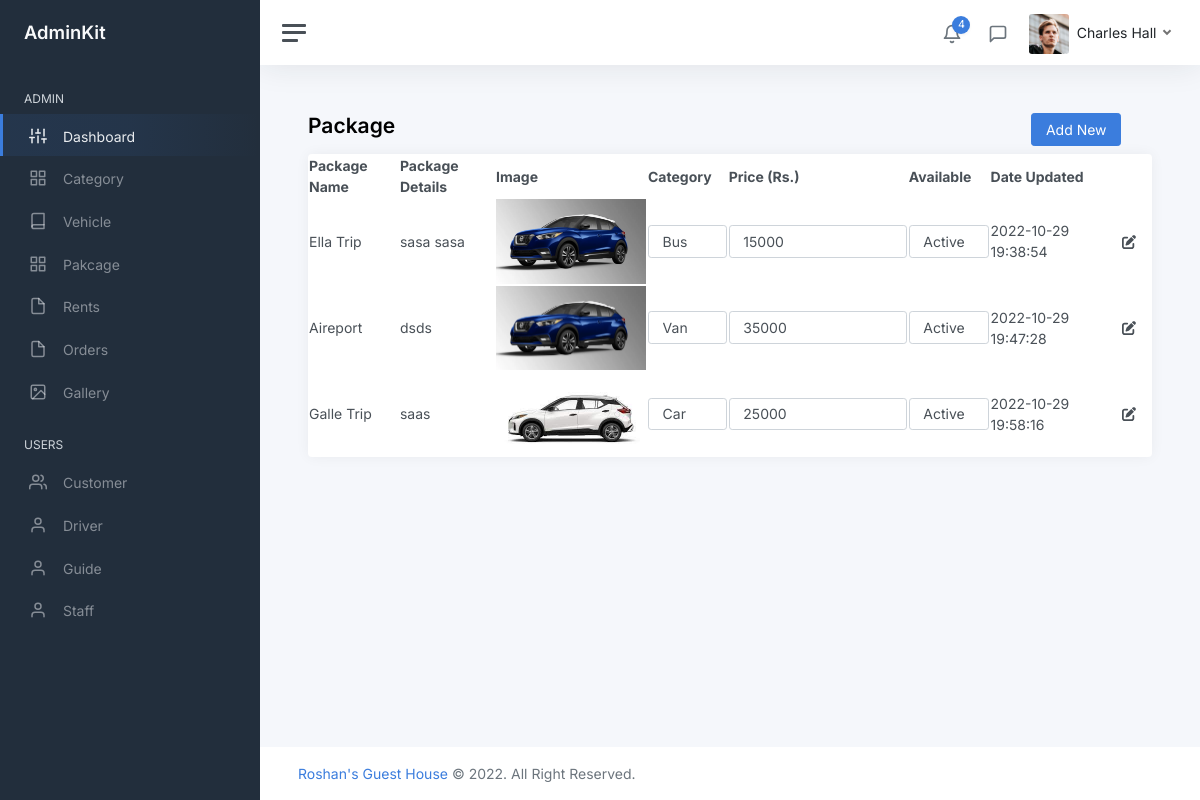
Screenshot of /admin/package.php with the database file from the repository.
### tables this page shows
CREATE TABLE `package` (
  `package_id` int(11) NOT NULL,
  `package_name` varchar(255) NOT NULL,
  `cat_id` int(255) NOT NULL,
  `package_details` varchar(5000) NOT NULL,
  `package_status` int(2) NOT NULL,
  `package_image` varchar(255) NOT NULL,
  `is_deleted` int(2) NOT NULL,
  `date_updated` datetime NOT NULL,
  `package_price` int(255) NOT NULL
);

CREATE TABLE `category` (
  `cat_id` int(11) NOT NULL,
  `cat_name` varchar(255) NOT NULL,
  `cat_image` varchar(255) NOT NULL,
  `is_deleted` int(2) NOT NULL,
  `date_updated` datetime NOT NULL
);

### server/inc/get.php (called while the page is built, shortened)
<?php
function getAllpackage()
{
    include 'connection.php';
    $viewcat = "SELECT * FROM package WHERE is_deleted = 0 ";
    return mysqli_query($con, $viewcat);
}
function getAllCategory()
{
    include 'connection.php';
    $q1 = "SELECT * FROM category WHERE is_deleted = 0";
    return mysqli_query($con, $q1);
}
?>

### admin/package.php (the view, shortened to what this page needs)
<!DOCTYPE html>
<html lang="en">
<?php include 'pages/head.php'; ?>
<body>
    <div class="wrapper">
        <?php include 'pages/navbar.php'; ?>
        <div class="main">
            <?php include 'pages/topbar.php'; ?>
            <main class="content">
                <div class="container-fluid p-0">
                    <div class="row">
                        <div class="col-md-10">
                            <h1 class="h3 mb-3"><strong>Package</strong></h1>
                        </div>
                        <div class="col-md-2">
                            <button class="btn btn-primary" data-bs-toggle="modal" data-bs-target="#PackageModal">Add
                                New</button>
                        </div>
                    </div>
                    <div class="row">
                        <div class="col-12 col-lg-12 col-xxl-12 d-flex">
                            <div class="card flex-fill">
                                <table id="datatablesSimple">
                                    <thead>
                                        <tr>
                                            <th>Package Name</th>
                                            <th>Package Details</th>
                                            <th>Image</th>
                                            <th>Category</th>
                                            <th>Price (Rs.)</th>
                                            <th>Available</th>
                                            <th>Date Updated</th>
                                        </tr>
                                    </thead>
                                    <tbody>
                                        <?php
                                $getall = getAllpackage();
                                while ($row = mysqli_fetch_assoc($getall)) {
                                    $package_id = $row['package_id'];
                                    $img = $row['package_image'];
                                    $img_src = "../server/uploads/package/" . $img; ?>
                                        <tr>
                                            <td>
                                                <?php echo $row['package_name']; ?>
                                            </td>
                                            <td>
                                                <?php echo $row['package_details']; ?>
                                            </td>
                                            <td><img width="150px" src='<?php echo $img_src; ?>'></td>
                                            <td><select
                                                    onchange='updateData(this, "<?php echo $package_id; ?>","cat_id", "package", "package_id")'
                                                    id="cat_id <?php echo $package_id; ?>" class='form-control norad tx12'
                                                    name="cat_id" type='text'>
                                                    <?php
                                                    $getallCat = getAllCategory();
                                                    while($row2=mysqli_fetch_assoc($getallCat)){ ?>
                                                    <option value="<?php echo $row2['cat_id']; ?>"
                                                        <?php if ($row['cat_id']== $row2['cat_id']) echo "selected"; ?>>
                                                        <?php echo $row2['cat_name']; ?></option>
                                                    <?php } ?>
                                                </select>
                                            </td>
                                            <td>
                                                <input type="number" class="form-control"
                                                    onchange="updateData(this, '<?php echo $package_id; ?>', 'package_price', 'package', 'package_id');"
                                                    name="package_price" id="package_price <?php echo $package_id; ?>"
                                                    value="<?php echo $row['package_price']; ?>">
                                            </td>
                                            <td>
                                                <select
                                                    onchange="updateData(this, '<?php echo $package_id; ?>', 'package_status', 'package', 'package_id');"
                                                    id="package_status <?php echo $package_id; ?>"
                                                    class='form-control norad tx12' name="package_status" type='text'>
                                                    <option value="1"
                                                        <?php if ($row['package_status'] == "1" ) echo "selected" ; ?>>
                                                        Active
                                                    </option>
                                                </select>
                                            </td>
                                            <td>
                                                <?php echo $row['date_updated']; ?>
                                            </td>
                                            <td>
                                                <a href="package_edit.php?package_id=<?php echo $row['package_id']; ?>"
                                                    class="btn btn-darkblue">
                                                    <i class="fa-solid fa-pen-to-square"></i> </a>
                                            </td>
                                            <?php } ?>
                                    </tbody>
                                </table>
                            </div>
                        </div>
                    </div>
                </div>
            </main>
            <?php include 'pages/footer.php'; ?>
        </div>
    </div>
</body>
</html>

### rows the page displays
package: package_name "Ella Trip", package_details "sasa sasa", package_image (picture), cat_id "Bus", package_price "15000", package_status "Active", date_updated "2022-10-29 19:38:54"
package: package_name "Aireport", package_details "dsds", package_image (picture), cat_id "Van", package_price "35000", package_status "Active", date_updated "2022-10-29 19:47:28"
package: package_name "Galle Trip", package_details "saas", package_image (picture), cat_id "Car", package_price "25000", package_status "Active", date_updated "2022-10-29 19:58:16"
